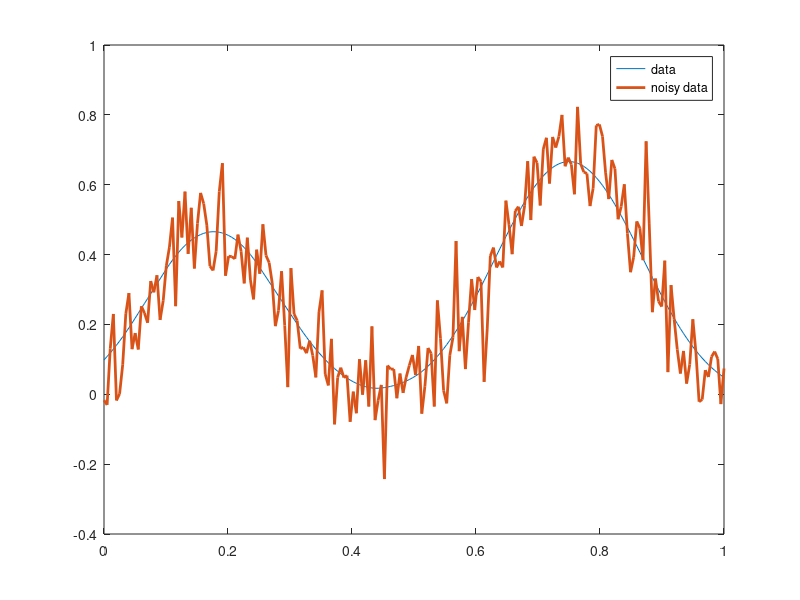
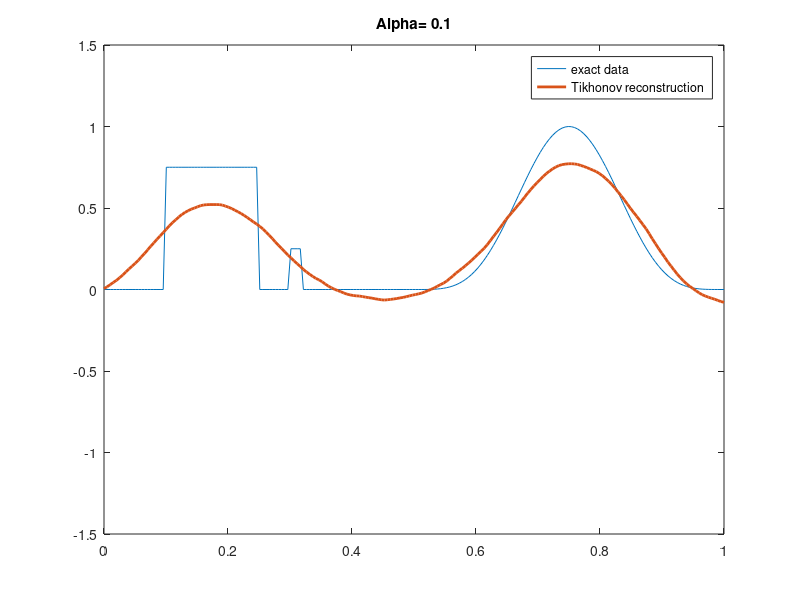
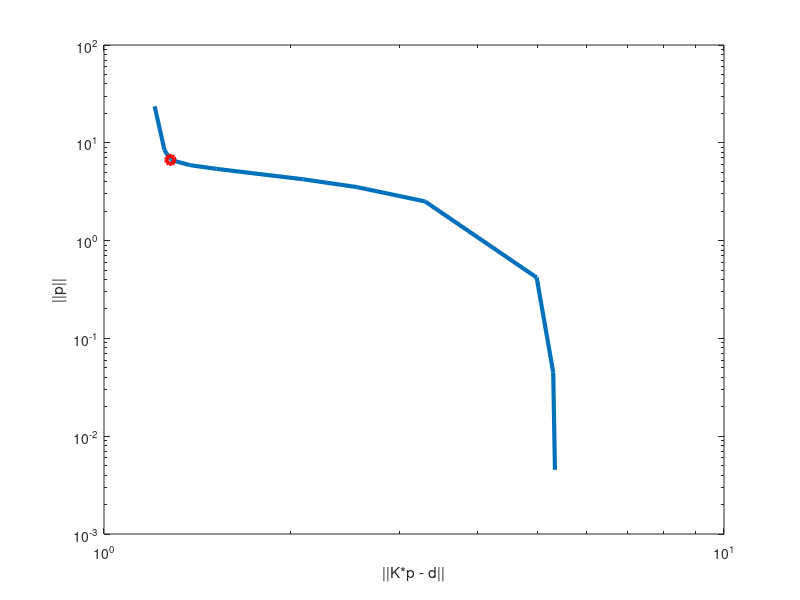
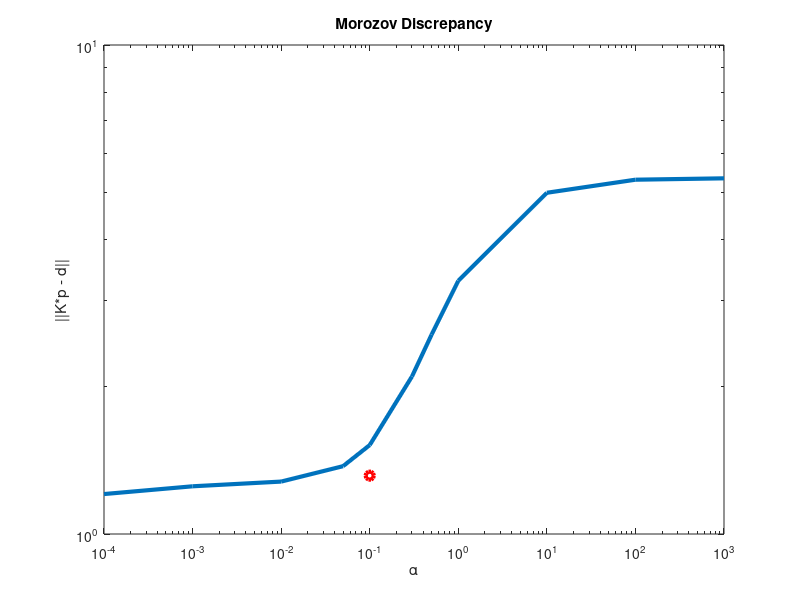

Write MATLAB code to recreate these figures, in order.
% Number of discretization points
% N = 200;
close all
N = 200;
C = 0.2;

K = zeros(N,N);
h = 1/N;
x = linspace(0,1,N)';

% discrete convolution matrix
for l = 1:N
    for k = 1:N
      %K(l,k)  = h * power(C,-2) * max(0,C-abs((l-k)*h));
      K(l,k)  = h * power(C,-2) * max(0,C-abs((l-k)*h));
    end
end

% exact parameters
p = 0.75 * (x > .1).*(x < .25) + 0.25 * (x > .3).*(x < .32) + power(sin(2*pi*x),4).*(x > 0.5) + 0.0 * cos(30*pi*x);

% convolved parameters
d = K * p;

% noisy data, noise has sigma (standard deviation) = 0.1
%dn = d + 0.1 * randn(N,1);
%n = sqrt(0.1)*randn(N,1);
n = 0.1*randn(N,1);
dn = d + n;
plot(x,d,x,dn,'Linewidth', 2);
legend('data', 'noisy data');
print('data.pdf')

% Tikhonov regularization parameter
% alpha = 0.05;
alpha = 0.1;

% solve Tikhonov system
p_alpha = (K'*K + alpha * eye(N))\(K'*dn);
% comment out next 3 if you dont want figure
figure;
plot(x,p,x,p_alpha,'Linewidth', 2), axis([0,1,-1.5,1.5]);
legend('exact data', 'Tikhonov reconstruction');
title(['Alpha= ',num2str(alpha)])
print(['reconstruct',num2str(alpha),'.pdf'])

% solve TSVD
%p_tsvd = (K'*K + alpha * eye(N))\(K'*dn);
% comment out next 3 if you dont want figure
%figure;
%plot(x,p,x,p_tsvd,'Linewidth', 2), axis([0,1,-1.5,1.5]);
%legend('exact data', 'TSVD reconstruction');

% plot L-curve
alpha_list = [1e-4, 1e-3, 1e-2, 5e-2, 1e-1, 3e-1, 5e-1, 1, 1e1, 1e2, 1e3];
no = length(alpha_list);
misfit = zeros(no,1);
reg = zeros(no,1);

for k = 1:no
    alpha = alpha_list(k);
    p_alpha = (K'*K + alpha * eye(N))\(K'*dn);
    misfit(k) = norm(K*p_alpha - dn);
    reg(k) = norm(p_alpha);
end

figure;
loglog(misfit, reg, 'Linewidth', 3);
hold on;
loglog(misfit(3), reg(3), 'ro', 'Linewidth', 3);
%axis([9e-1,10,1e-1,500]);
xlabel('||K*p - d||'); ylabel('||p||');
print('L-curve.pdf')

%
% discover alpha using morozov's discrepancy criterion
%
delta = norm(n);

for k = 1:no
    alpha = alpha_list(k);
    p_alpha = (K'*K + alpha * eye(N))\(K'*dn);
    misfit(k) = norm(K*p_alpha - dn);
    reg(k) = norm(p_alpha);
end

figure;
loglog(alpha_list,misfit, 'Linewidth', 3);
hold on;
loglog(alpha_list(5), delta, 'ro', 'Linewidth', 3);
%axis([9e-1,10,1e-1,500]);
xlabel('\alpha'); ylabel('||K*p - d||');
%mu = 0;
%hold on;
%line = refline([alpha_list(5) mu]);
%set(line,'Color','r')
title('Morozov Discrepancy')
print('morozov.pdf')

%
% discover alpha against the 'true' error
%
delta = norm(n);

for k = 1:no
    alpha = alpha_list(k);
    p_alpha = (K'*K + alpha * eye(N))\(K'*dn);
    misfit(k) = norm(K*p_alpha - d);
end

figure;
loglog(alpha_list,misfit, 'Linewidth', 3);
hold on;
loglog(alpha_list(3), misfit(3), 'ro', 'Linewidth', 3);
xlabel('\alpha'); ylabel('||m_{true} - m_{\alpha}||');
title('Error in Reconstruction')
print('true1d.pdf')
